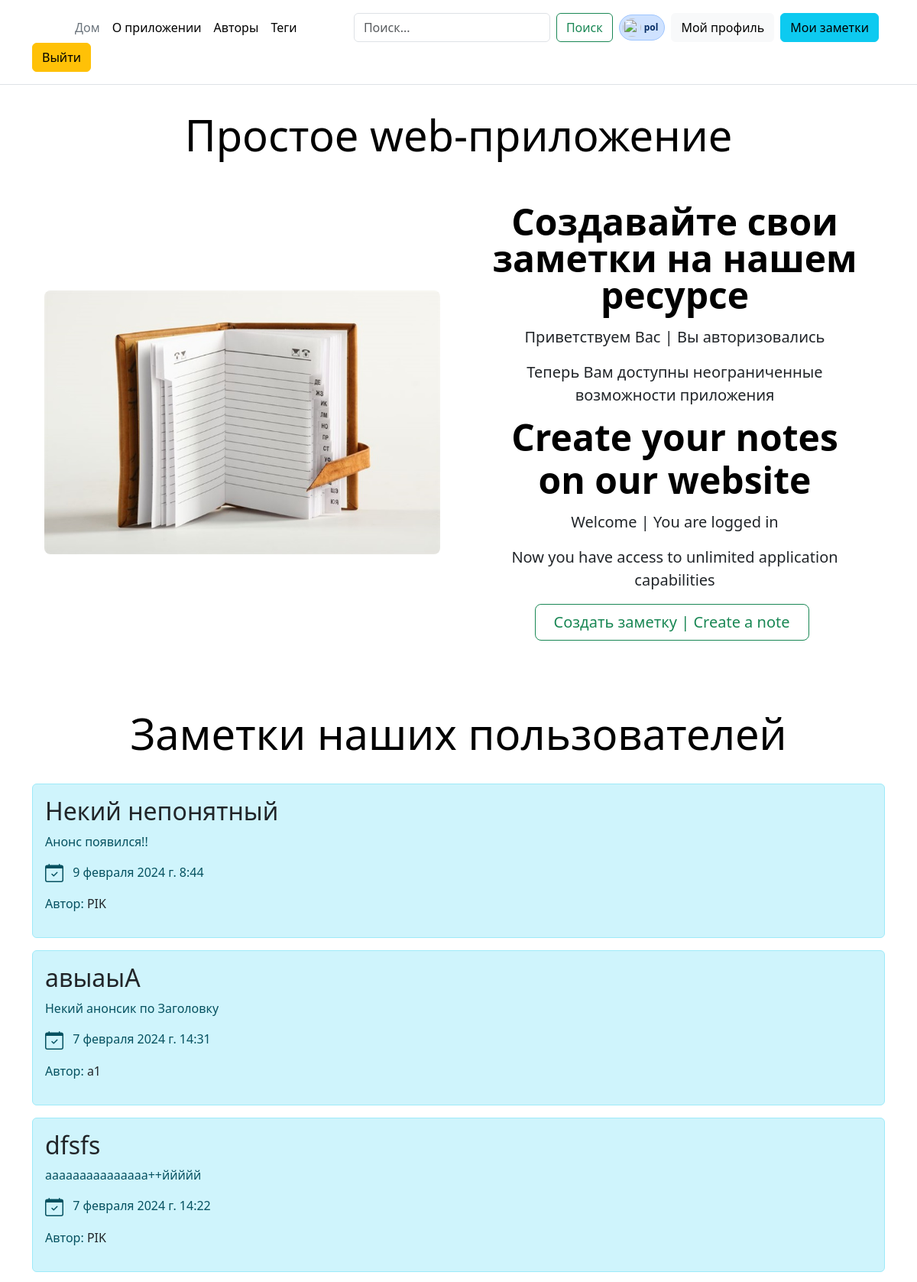
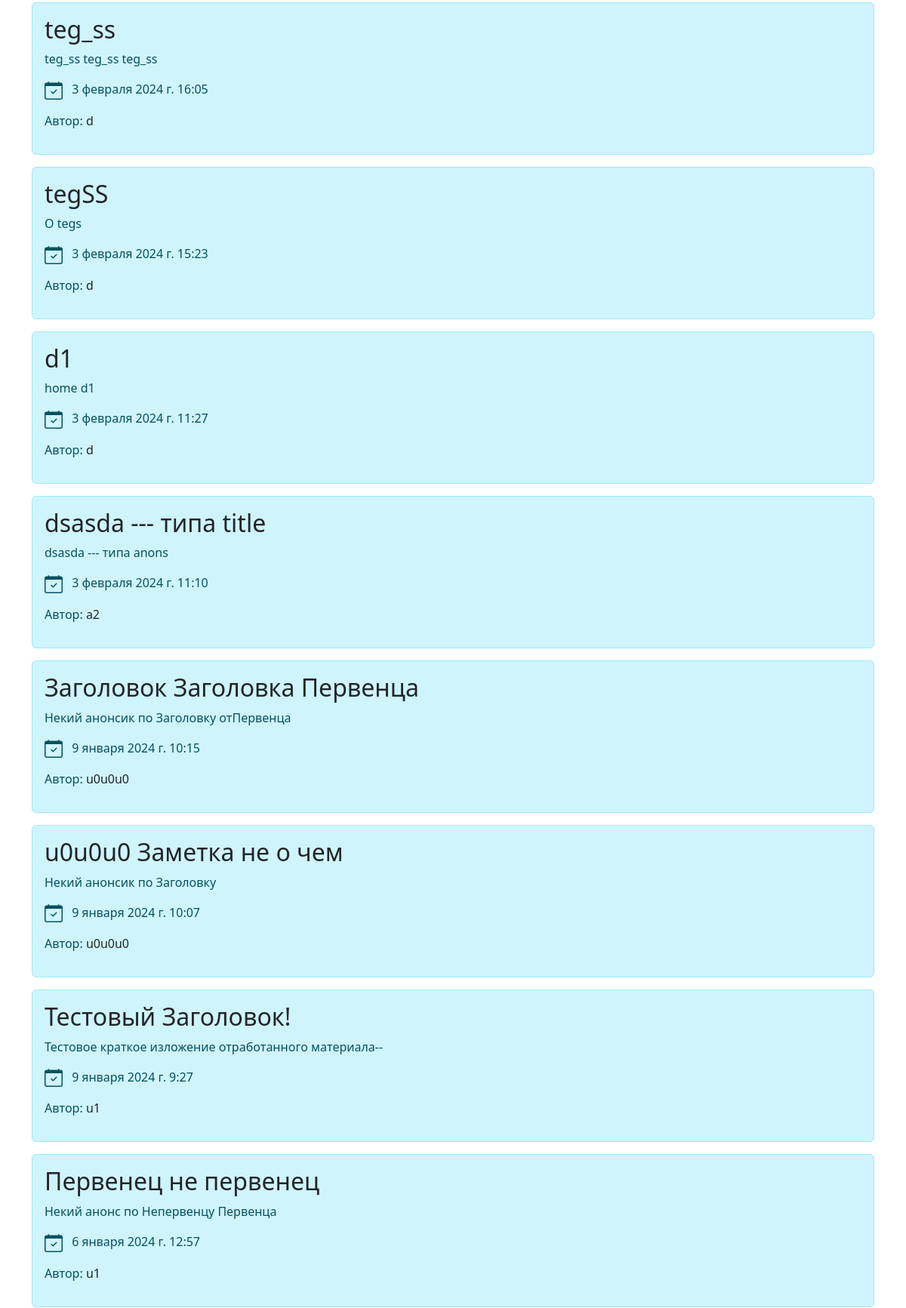
/ (signed in, upper part), run on the app's committed database (2 pictures, top to bottom).
### user/models.py (models this page shows)
class User(AbstractUser):
    phone = models.CharField(max_length=11, null=True, blank=True)
    country = models.CharField(max_length=20, null=True, blank=True)
    class Meta:
        db_table = "users"

### notes/models.py (models this page shows, shortened)
class Note(models.Model):
    uuid = models.UUIDField(primary_key=True, default=uuid.uuid4, editable=False)
    title = models.CharField(max_length=255, verbose_name="Заголовок", help_text="Не более 255 символов")
    anons = models.CharField(max_length=255, verbose_name="Анонс", help_text="Не более 255 символов")
    content = models.TextField(verbose_name="Содержание заметки")
    created_at = models.DateTimeField(auto_now_add=True)
    mod_time = models.DateTimeField(null=True, blank=True, auto_now=True, db_index=True)
    image = models.ImageField(upload_to=upload_to, null=True, blank=True, verbose_name="Превью")
    tags = models.ManyToManyField(Tag, related_name="notes", verbose_name="Теги")
    user = models.ForeignKey(get_user_model(), on_delete=models.CASCADE, verbose_name="Владелец")
    objects = models.Manager()  # Он подключается к базе.
    class Meta:
        ordering = ['-mod_time']  # Сортировка по умолчанию.
        indexes = [
            models.Index(fields=("created_at",), name="created_at_index"),
            models.Index(fields=("mod_time",), name="mod_at_index")
        ]

### notes/views.py (the view)
# urls.py: path('', home_page_view, name='home'),
def home_page_view(request):
    all_notes = (Note.objects.all()
                 .select_related("user")  # Вытягивание связанных данных из таблицы User в один запрос
                 .prefetch_related("tags")  # Вытягивание связанных данных из таблицы Tag в отдельные запросы
                 .annotate(
                     username=F('user__username'),
                 )
                 .distinct()  # Убирание дубликатов, если они есть
                 .order_by("-created_at")  # Сортировка результатов по убыванию по полю created_at
                 )
    queryset = Tag.objects.all().order_by().values_list()
    print(all_notes.values_list())
    context: dict = {
        "notes": all_notes[:20]
    }
    return render(request, "home.html", context)

### templates/home.html (shortened to what this page needs)
{% extends "base.html" %}
{% load static %}
{% block content %}
<div class='container'>
  <div class="pricing-header p-3 pb-md-4 mx-auto text-center">
    <h1 class="display-4 fw-normal text-body-emphasis">Простое web-приложение</h1>
    <div class="row flex-lg-row-reverse align-items-center g-5 py-5">
      <div class="col-lg-6">
        {% if user.is_authenticated %}
          <h1 class="display-5 fw-bold text-body-emphasis lh-1 mb-3">Создавайте свои заметки на нашем ресурсе</h1>
          <p class="lead">Приветствуем Вас | Вы авторизовались</p>
          <p class="lead">Теперь Вам доступны неограниченные возможности приложения</p>
          <h1 class="display-5 fw-bold text-body-emphasis lh-1">Create your notes</h1>
          <h1 class="display-5 fw-bold text-body-emphasis lh-1 mb-3">on our website</h1>
          <p class="lead">Welcome | You are logged in</p>
          <p class="lead">Now you have access to unlimited application capabilities</p>
          <a href="{% url 'create' %}" class="btn btn-outline-success btn-lg px-4 me-md-2">Создать заметку | Create a note</a>
        {% endif %}
      </div>
      <div class="col-10 col-sm-8 col-lg-6">
        <img src="{% static 'img/welcome.jpg' %}"
             class="d-block mx-lg-auto img-fluid rounded-3" alt="Bootstrap Themes" width="700" height="500" loading="lazy">
      </div>
    </div>
  </div>
</div>
<div class='container'>
  <div class="pricing-header p-3 pb-md-4 mx-auto text-center">
    <h1 class="display-4 fw-normal text-body-emphasis">Заметки наших пользователей</h1>
  </div>
  {% if notes|length > 0 %}
    {% for note in notes %}
      <div class="alert alert-info">
        <h2>
          <a class="text-dark text-decoration-none" href="{% url 'note' note.uuid %}">{{ note.title }}</a>
        </h2>
        <p>{{ note.anons }}</p>
        <p class="card-text my-3">
          {{ note.created_at }}
        </p>
        <p>Автор:
          <a class="text-dark text-decoration-none" href="{% url 'user_notes' note.user %}">{{ note.user }}</a>
        </p>
      </div>
    {% endfor %}
  {% else %}
    <p>У нас пока нет заметок. Разместите первую.</p>
  {% endif %}
</div>
{% endblock %}

### templates/menu.html (shortened to what this page needs)
{% if user.is_authenticated %}
  <header class="p-3 mb-3 border-bottom">
    <div class="container">
      <div class="d-flex flex-wrap align-items-center justify-content-center justify-content-lg-start">
        <a href="/" class="d-flex align-items-center mb-2 mb-lg-0 link-body-emphasis text-decoration-none">
          <svg class="bi me-2" width="40" height="32" role="img" aria-label="Бутстрап"><use xlink:href="#bootstrap"></use></svg>
        </a>
        <ul class="nav col-12 col-lg-auto me-lg-auto mb-2 justify-content-center mb-md-0">
          <li><a href="{% url 'home' %}" class="nav-link px-2 link-secondary">Дом</a></li>
          <li><a href="{% url 'about' %}" class="nav-link px-2 link-body-emphasis">О приложении</a></li>
          <li><a href="{% url 'all_users' %}" class="nav-link px-2 link-body-emphasis">Авторы</a></li>
          <li><a href="{% url 'all_tags' %}" class="nav-link px-2 link-body-emphasis">Теги</a></li>
        </ul>
        <form class="d-flex" role="search" action="{% url 'filter-notes' %}">
          <input name="search" value="{{ search_value_form }}"
                 class="form-control me-2" type="search" placeholder="Поиск..." aria-label="Поиск">
          <button class="btn btn-outline-success me-2" type="submit">Поиск</button>
        </form>
        <div class="d-flex gap-2 justify-content-center me-2">
          <span class="badge d-flex align-items-center p-1 pe-2 text-primary-emphasis bg-primary-subtle border border-primary-subtle rounded-pill">
            <img class="rounded-circle me-1" width="24" height="24" src="https://github.com/mdo.png" alt="">{{ user }}
          </span>
        </div>
        <div class="text-end">
          <a class="btn btn btn-light me-2" href="{% url 'profile-view' user %}" role="button">Мой профиль</a>
        </div>
        <div class="text-end">
          <a class="btn btn-info me-2" href="{% url 'your_notes' user %}" role="button">Мои заметки</a>
        </div>
        <form action="{% url 'logout' %}" method="post">
          <button class="btn btn-warning" type="submit">Выйти</button>
        </form>
      </div>
    </div>
  </header>
{% endif %}

### data on the page
User: username "pol"
Note: title "Некий непонятный", anons "Анонс появился!!", created_at "9 февраля 2024 г. 8:44", user "PIK"
Note: title "авыаыА", anons "Некий анонсик по Заголовку", created_at "7 февраля 2024 г. 14:31", user "a1"
Note: title "dfsfs", anons "ааааааааааааааа++ййййй", created_at "7 февраля 2024 г. 14:22", user "PIK"
Note: title "teg_ss", anons "teg_ss teg_ss teg_ss", created_at "3 февраля 2024 г. 16:05", user "d"
Note: title "tegSS", anons "O tegs", created_at "3 февраля 2024 г. 15:23", user "d"
Note: title "d1", anons "home d1", created_at "3 февраля 2024 г. 11:27", user "d"
Note: title "dsasda --- типа title", anons "dsasda --- типа anons", created_at "3 февраля 2024 г. 11:10", user "a2"
Note: title "Заголовок Заголовка Первенца", anons "Некий анонсик по Заголовку отПервенца", created_at "9 января 2024 г. 10:15", user "u0u0u0"
Note: title "u0u0u0 Заметка не о чем", anons "Некий анонсик по Заголовку", created_at "9 января 2024 г. 10:07", user "u0u0u0"
Note: title "Тестовый Заголовок!", anons "Тестовое краткое изложение отработанного материала--", created_at "9 января 2024 г. 9:27", user "u1"
Note: title "Первенец не первенец", anons "Некий анонс по Непервенцу Первенца", created_at "6 января 2024 г. 12:57", user "u1"
